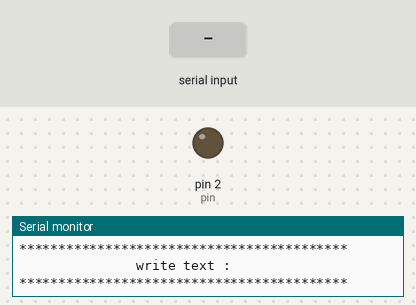
Bench run of a sketch on a simulated Arduino Uno, built with avr-gcc and run on an emulated ATmega328P. Parts: output pins drawn as LEDs (lit = HIGH), the last lines printed to the serial monitor. The test bench sets the inputs (shaded band).

Above: at 1.2 s.
1.3 s: "1" received over Serial
At 1.65 s:
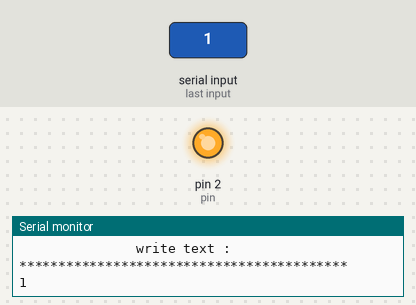
4.3 s: byte 97 ('a') received over Serial
At 5.6 s:
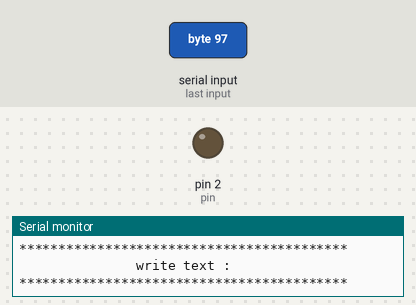
5.8 s: byte 98 ('b') received over Serial
At 5.95 s:
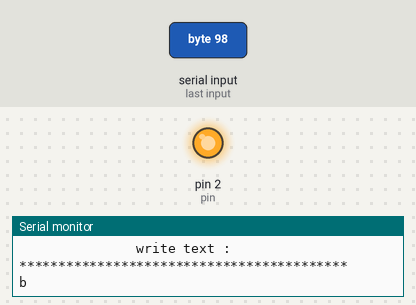
8.8 s: byte 99 ('c') received over Serial
At 11.0 s:
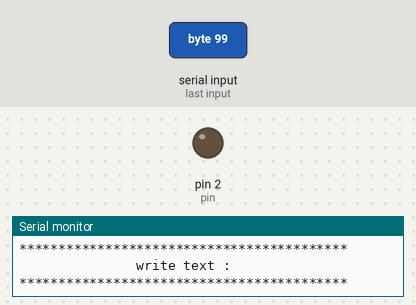
11.8 s: byte 100 ('d') received over Serial
At 11.95 s:
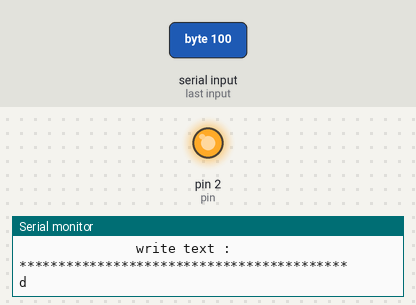
14.8 s: byte 101 ('e') received over Serial
At 16.0 s:
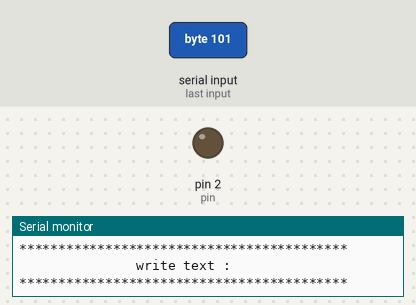
Timing chart, 0 to 17.3 s (numbered marks = the images above; inputs shaded):
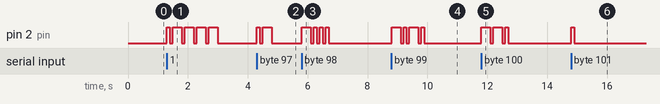

The sketch:

morse.ino
```cpp
int pin=2;
int vitesse = 10; ////televerse speed///ideal=10
int dtl = vitesse*10;
int dhl = dtl * 3;
int p = dtl;
int sp = dhl;
int pp= dtl * 2;


void dt()
{
  digitalWrite(pin, HIGH);
  delay(dtl);
}


void dh()
{
  digitalWrite(pin, HIGH);
  delay(dhl);
}


void Off(int t)
{
  digitalWrite(pin, LOW);
  delay(t);
}


void morse(char c)
{

  switch (c) {


    case '1':
    dt();
   Off(p);
    dh();
    Off(p);
    dh();
   Off(p);
    dh();
   Off(p);
    dh();
    Off(p);
    break;
    case '2':
    dt();
   Off(p);
    dt();
    Off(p);
    dh();
   Off(p);
    dh();
   Off(p);
    dh();
    Off(p);
    break;
    case '3':
    dt();
   Off(p);
    dt();
    Off(p);
    dt();
   Off(p);
    dh();
   Off(p);
    dh();
    Off(p);
    break;
    case '4':
    dt();
   Off(p);
    dt();
    Off(p);
    dt();
   Off(p);
    dt();
   Off(p);
    dh();
    Off(p);
    break;
    case '5':
    dt();
   Off(p);
    dt();
    Off(p);
    dt();
   Off(p);
    dt();
   Off(p);
    dt();
    Off(p);
    break;
    case '6':
    dh();
   Off(p);
    dt();
    Off(p);
    dt();
   Off(p);
    dt();
   Off(p);
    dt();
    Off(p);
    break;
    case '7':
    dh();
   Off(p);
    dh();
    Off(p);
    dt();
   Off(p);
    dt();
   Off(p);
    dt();
    Off(p);
    break;
    case '8':
    dh();
   Off(p);
    dh();
    Off(p);
    dh();
   Off(p);
    dt();
   Off(p);
    dt();
    Off(p);
    break;
    case '9':
   dh();
   Off(p);
    dh();
    Off(p);
    dh();
   Off(p);
    dh();
   Off(p);
    dt();
    Off(p);
    break;
    case '0':
    dh();
   Off(p);
    dh();
    Off(p);
    dh();
   Off(p);
    dh();
   Off(p);
    dh();
    Off(p);
    break;
    //////////////////
    case 'a':
    dt();
   Off(p);
    dh();
    Off(p);
    break;
    case 'b':
    dh();
   Off(p);
    dt();
    Off(p);
    dt();
    Off(p);
    dt();
    Off(p);
    break;
    case 'c':
      dh();
   Off(p);
    dt();
    Off(p);
    dh();
  Off(p);
    dt();
    Off(p);
    break;
    case 'd':
    dh();
    Off(p);
    dh();
    Off(p);
    dt();
    Off(p);
    break;
    case 'e':
    dt();
    Off(p);
    break;
    case 'f':
     dt();
   Off(p);
    dt();
   Off(p);
    dh();
   Off(p);
    dt();
   Off(p);
    break;
    case 'g':
    dh();
   Off(p);
    dh();
   Off(p);
    dt();
   Off(p);
    break;
    case 'h':
     dt();
    Off(p);
    dt();
    Off(p);
    dt();
    Off(p);
    dt();
    Off(p);
    break;
    case 'i':
      dt();
    Off(p);
    dt();
    Off(p);
    break;
    case 'j':
      dt();
    Off(p);
    dh();
    Off(p);
    dh();
    Off(p);
    dh();
    Off(p);
    break;
    case 'k':
    dh();
    Off(p);
    dt();
    Off(p);
    dh();
    Off(p);
    break;
    case 'l':
      dt();
    Off(p);
    dh();
    Off(p);
    dt();
    Off(p);
    dt();
    Off(p);
    break;
      case 'm':
      dh();
    Off(p);
    dh();
    Off(p);
    break;
    case 'n':
      dh();
    Off(p);
    dt();
    Off(p);
    break;
    case 'o':
      dh();
    Off(p);
    dh();
    Off(p);
    dh();
    Off(p);
    break;
    case 'p':
      dt();
    Off(p);
    dh();
   Off(p);
    dh();
    Off(p);
    dt();
    Off(p);
    break;
    case 'q':
      dh();
    Off(p);
    dh();
    Off(p);
    dt();
    Off(p);
    dh();
   Off(p);
    break;
    case 'r':
      dt();
    Off(p);
    dh();
    Off(p);
    dt();
    Off(p);
    break;
    case 's':
     dt();
    Off(p);
    dt();
    Off(p);
    dt();
    Off(p);
    break;
    case 't':
      dh();
    Off(p);
    break;
    case 'u':
      dt();
    Off(p);
    dt();
    Off(p);
    dh();
    Off(p);
    break;
    case 'v':
      dt();
    Off(p);
    dt();
    Off(p);
    dt();
    Off(p);
    dh();
    Off(p);
    break;
    case 'w':
      dt();
    Off(p);
    dh();
    Off(p);
    dh();
    Off(p);
    break;
    case 'x':
     dh();
    Off(p);
    dt();
    Off(p);
    dt();
    Off(p);;
    dh();
    Off(p);
    break;
    case 'y':
    dh();
    Off(p);
    dt();
    Off(p);
    dh();
    Off(p);
    dh();
    Off(p);
    break;
    case 'z':
     dh();
    Off(p);
    dh();
    Off(p);
    dt();
    Off(p);
    dt();
    Off(p);
    break;
    case ' ':
    Off(sp);
    break;
    default:
    Off(sp);
  }
}

void setup() {

  pinMode(pin, OUTPUT);

  Serial.begin(9600);
}

int x=0;
void loop()
{
char c;

if(x==0){
 Serial.println("\n******************************************");
 Serial.println("               write text :");
 Serial.println("******************************************");
 x=1;
 }

while(Serial.available()){
  x=0;
  c=(char)Serial.read() ;
  Serial.print(c);
  c = toLowerCase(c);
  morse(c);
  delay(pp);
  }
}
```

Measured:
- after the input at 1.3 s, pin 2 (pin): LOW → HIGH at once, then repeats every 0.40 s: LOW 0.10 s, HIGH 0.30 s, until it stays LOW from 3.0 s
- after the input at 4.3 s, pin 2 (pin): LOW → HIGH at once, → LOW 0.10 s later, → HIGH 0.10 s later, → LOW 0.30 s later
- after the input at 5.8 s, pin 2 (pin): LOW → HIGH at once, then repeats every 0.20 s: LOW 0.10 s, HIGH 0.10 s, until it stays LOW from 6.7 s
- after the input at 8.8 s, pin 2 (pin): LOW → HIGH at once, → LOW 0.30 s later, → HIGH 0.10 s later, → LOW 0.10 s later, … (8 changes in this stretch)
- after the input at 11.8 s, pin 2 (pin): goes HIGH 0.30 s, LOW 0.10 s, HIGH 0.30 s, LOW 0.10 s, HIGH 0.10 s, then LOW, starting at once
- after the input at 14.8 s, pin 2 (pin): LOW → HIGH at once, → LOW 0.10 s later
